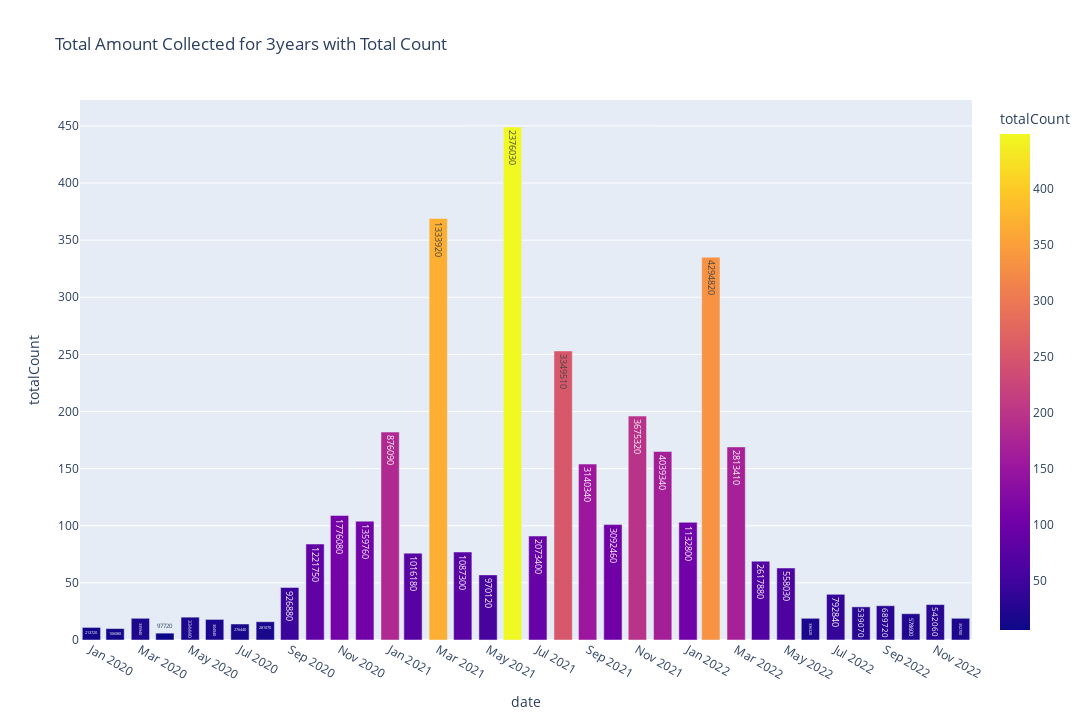

The code cell stored with this chart in its notebook:
### Code cell
fig = px.bar(new_df2[0:], x='date', y='totalCount',text='amountCollected',title='Total Amount Collected for 3years with Total Count',color='totalCount',width=1280,height=720)
fig.layout.xaxis.tick0 = '2021-01-31'
fig.layout.xaxis.dtick = 'M2'
#month-year format
fig.layout.xaxis.tickformat='%b %Y'
#fig.write_image('/home/rohit/iudx/dumps/partyplot.png', scale=2)



fig.show()

### Figure 1 — Plotly figure (JSON) as saved in the notebook; plotly's stock layout.template omitted (floating-point values rounded to 4 significant figures)
{"data": [{"alignmentgroup": "True", "hovertemplate": "date=%{x}<br>totalCount=%{marker.color}<br>amountCollected=%{text}<extra></extra>", "legendgroup": "", "marker": {"color": [11, 10, 19, 6, 20, 18, 14, 16, 46, 84, 109, 104, 182, 76, 369, 77, 57, 449, 91, 253, 154, 101, 196, 165, 103, 335, 169, 69, 63, 19, 40, 29, 30, 23, 31, 19], "coloraxis": "coloraxis", "pattern": {"shape": ""}}, "name": "", "offsetgroup": "", "orientation": "v", "showlegend": false, "text": [213720, 106080, 335940, 97720, 334440, 304940, 276440, 281070, 926880, 1221750, 1776080, 1359760, 876090, 1016180, 1333920, 1087300, 970120, 2376030, 2073400, 3349510, 3140340, 3092460, 3675320, 4039340, 1132800, 4294820, 2813410, 2617880, 558030, 336320, 792840, 539070, 689720, 578600, 542060, 352700], "textposition": "auto", "type": "bar", "x": ["2020-01-31T00:00:00", "2020-02-29T00:00:00", "2020-03-31T00:00:00", "2020-04-30T00:00:00", "2020-05-31T00:00:00", "2020-06-30T00:00:00", "2020-07-31T00:00:00", "2020-08-31T00:00:00", "2020-09-30T00:00:00", "2020-10-31T00:00:00", "2020-11-30T00:00:00", "2020-12-31T00:00:00", "2021-01-31T00:00:00", "2021-02-28T00:00:00", "2021-03-31T00:00:00", "2021-04-30T00:00:00", "2021-05-31T00:00:00", "2021-06-30T00:00:00", "2021-07-31T00:00:00", "2021-08-31T00:00:00", "2021-09-30T00:00:00", "2021-10-31T00:00:00", "2021-11-30T00:00:00", "2021-12-31T00:00:00", "2022-01-31T00:00:00", "2022-02-28T00:00:00", "2022-03-31T00:00:00", "2022-04-30T00:00:00", "2022-05-31T00:00:00", "2022-06-30T00:00:00", "2022-07-31T00:00:00", "2022-08-31T00:00:00", "2022-09-30T00:00:00", "2022-10-31T00:00:00", "2022-11-30T00:00:00", "2022-12-31T00:00:00"], "xaxis": "x", "y": [11, 10, 19, 6, 20, 18, 14, 16, 46, 84, 109, 104, 182, 76, 369, 77, 57, 449, 91, 253, 154, 101, 196, 165, 103, 335, 169, 69, 63, 19, 40, 29, 30, 23, 31, 19], "yaxis": "y"}], "layout": {"barmode": "relative", "coloraxis": {"colorbar": {"title": {"text": "totalCount"}}, "colorscale": [[0, "#0d0887"], [0.1111, "#46039f"], [0.2222, "#7201a8"], [0.3333, "#9c179e"], [0.4444, "#bd3786"], [0.5556, "#d8576b"], [0.6667, "#ed7953"], [0.7778, "#fb9f3a"], [0.8889, "#fdca26"], [1, "#f0f921"]]}, "height": 720, "legend": {"tracegroupgap": 0}, "title": {"text": "Total Amount Collected for 3years with Total Count"}, "width": 1280, "xaxis": {"anchor": "y", "autorange": true, "domain": [0, 1], "dtick": "M2", "range": ["2020-01-17", "2023-01-14"], "showspikes": false, "tick0": "2021-01-31", "tickformat": "%b %Y", "title": {"text": "date"}, "type": "date"}, "yaxis": {"anchor": "x", "autorange": true, "domain": [0, 1], "range": [0, 472.6], "showspikes": false, "title": {"text": "totalCount"}, "type": "linear"}}}
